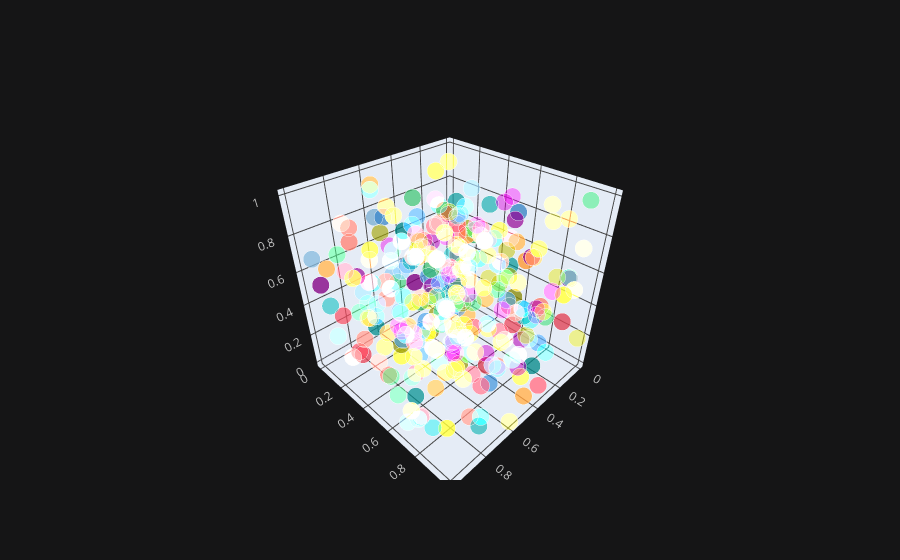

Notebook source saved alongside this figure:
### Code cell
df.iplot(x = 'a',y = 'b',z = 'c',kind = 'scatter3d')

### Figure 1 — Plotly figure (JSON) as saved in the notebook; plotly's stock layout.template omitted (floating-point values rounded to 4 significant figures; data arrays with more than 128 entries replaced by an {"elided": "..."} marker saying what was removed)
{"data": [{"marker": {"color": {"elided": "300 str values"}, "opacity": 0.8, "size": {"elided": "300 int values"}, "symbol": "circle"}, "mode": "markers", "text": {"elided": "300 str values"}, "type": "scatter3d", "x": {"elided": "300 float values"}, "y": {"elided": "300 float values"}, "z": {"elided": "300 float values"}}], "layout": {"legend": {"bgcolor": "#151516", "font": {"color": "#D9D9D9"}}, "paper_bgcolor": "#151516", "plot_bgcolor": "#151516", "scene": {"xaxis": {"gridcolor": "#434343", "showgrid": true, "tickfont": {"color": "#C2C2C2"}, "title": {"font": {"color": "#D9D9D9"}, "text": ""}, "zerolinecolor": "#666570"}, "yaxis": {"gridcolor": "#434343", "showgrid": true, "tickfont": {"color": "#C2C2C2"}, "title": {"font": {"color": "#D9D9D9"}, "text": ""}, "zerolinecolor": "#666570"}, "zaxis": {"gridcolor": "#434343", "showgrid": true, "tickfont": {"color": "#C2C2C2"}, "title": {"font": {"color": "#D9D9D9"}, "text": ""}, "zerolinecolor": "#666570"}}, "title": {"font": {"color": "#D9D9D9"}}}}
